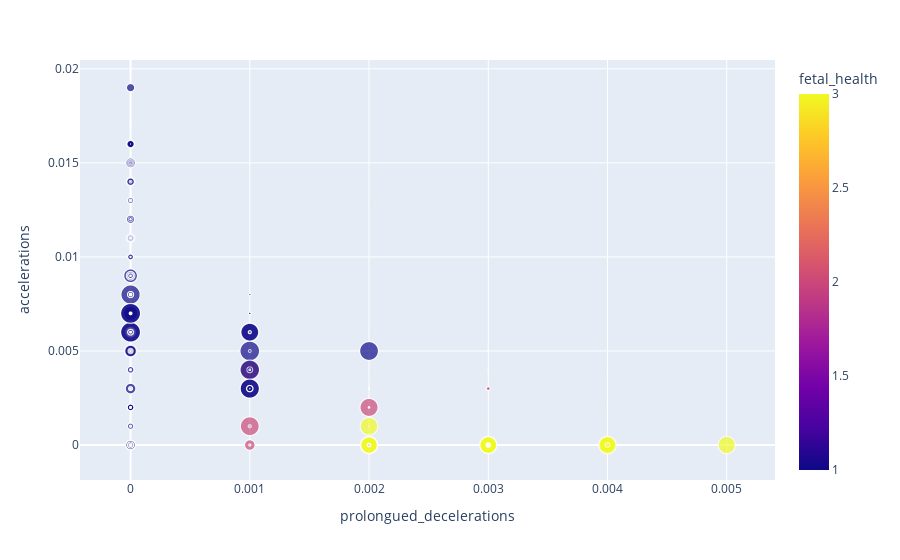

The notebook cell this image was saved under:
### Markdown cell above
**Scatter plots And Bubble plots**

### Code cell
import plotly.express as px
import pandas as pd

fig = px.scatter(df, x='prolongued_decelerations', 
                 y='accelerations', 
                 size='fetal_movement', 
                 color='fetal_health')

fig.show()

### Figure 1 — Plotly figure (JSON) as saved in the notebook; plotly's stock layout.template omitted (floating-point values rounded to 4 significant figures; data arrays with more than 128 entries replaced by an {"elided": "..."} marker saying what was removed)
{"data": [{"hovertemplate": "prolongued_decelerations=%{x}<br>accelerations=%{y}<br>fetal_movement=%{marker.size}<br>fetal_health=%{marker.color}<extra></extra>", "legendgroup": "", "marker": {"color": {"elided": "2113 int values"}, "coloraxis": "coloraxis", "size": {"elided": "2113 float values"}, "sizemode": "area", "sizeref": 0.001203, "symbol": "circle"}, "mode": "markers", "name": "", "showlegend": false, "type": "scattergl", "x": {"elided": "2113 float values"}, "xaxis": "x", "y": {"elided": "2113 float values"}, "yaxis": "y"}], "layout": {"coloraxis": {"colorbar": {"title": {"text": "fetal_health"}}, "colorscale": [[0, "#0d0887"], [0.1111, "#46039f"], [0.2222, "#7201a8"], [0.3333, "#9c179e"], [0.4444, "#bd3786"], [0.5556, "#d8576b"], [0.6667, "#ed7953"], [0.7778, "#fb9f3a"], [0.8889, "#fdca26"], [1, "#f0f921"]]}, "legend": {"itemsizing": "constant", "tracegroupgap": 0}, "margin": {"t": 60}, "xaxis": {"anchor": "y", "domain": [0, 1], "title": {"text": "prolongued_decelerations"}}, "yaxis": {"anchor": "x", "domain": [0, 1], "title": {"text": "accelerations"}}}}
